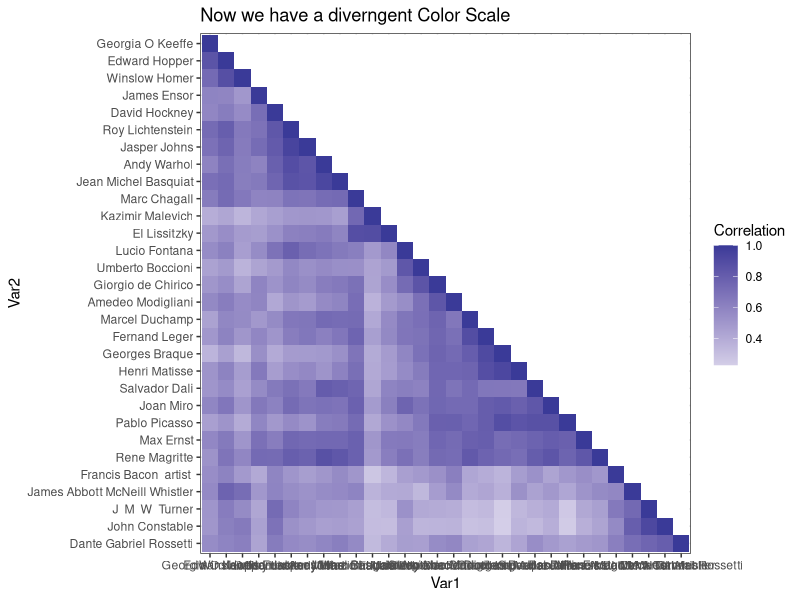
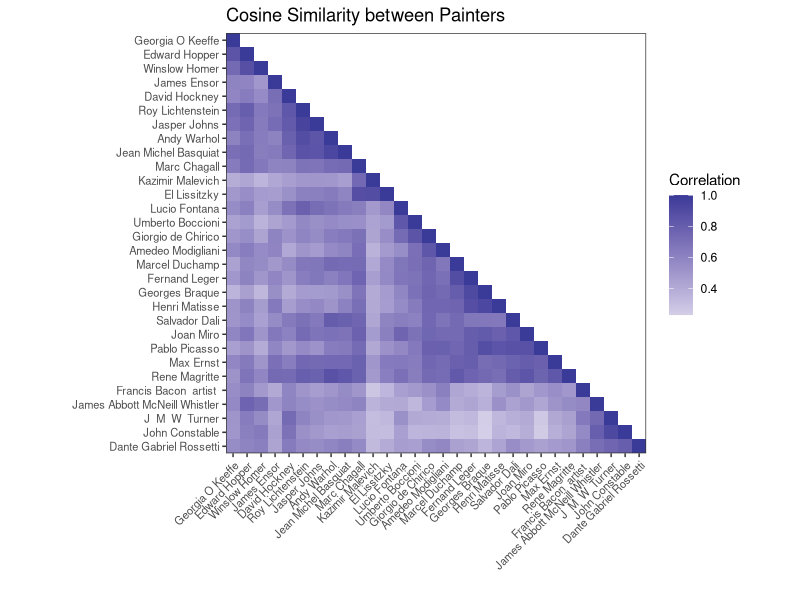
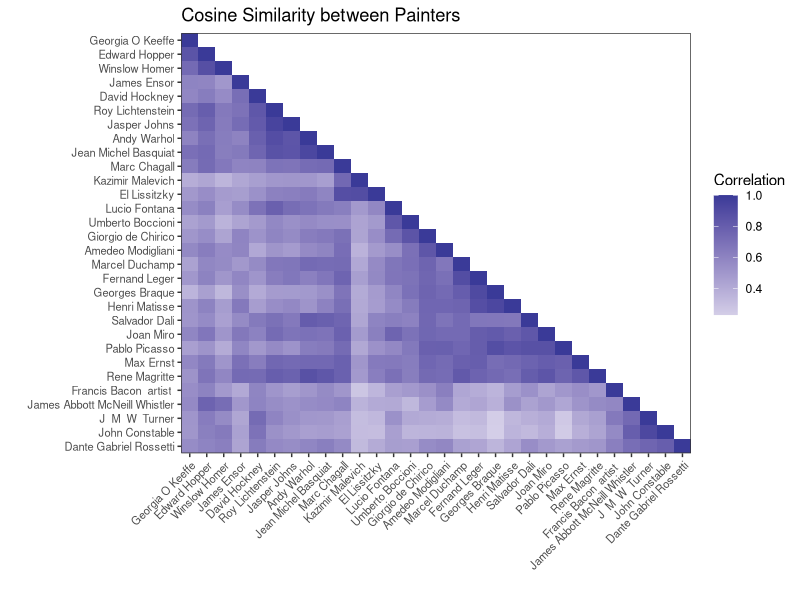
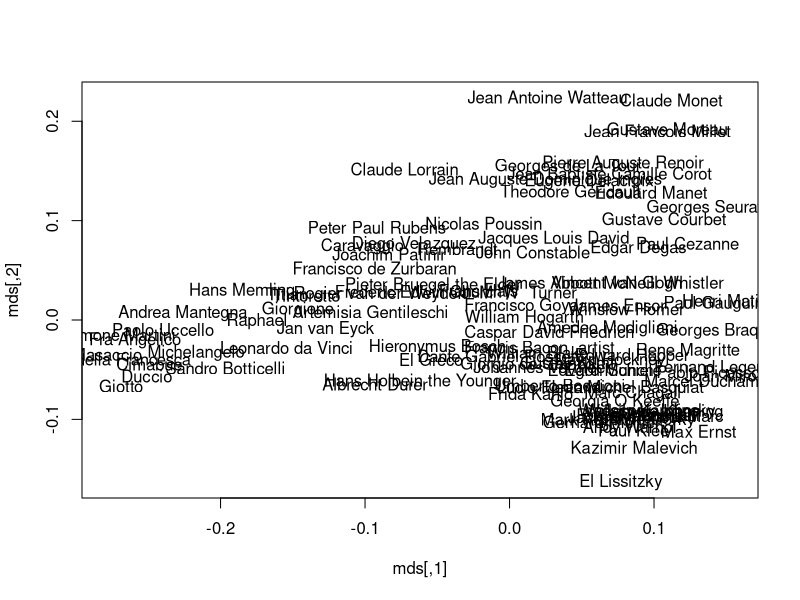
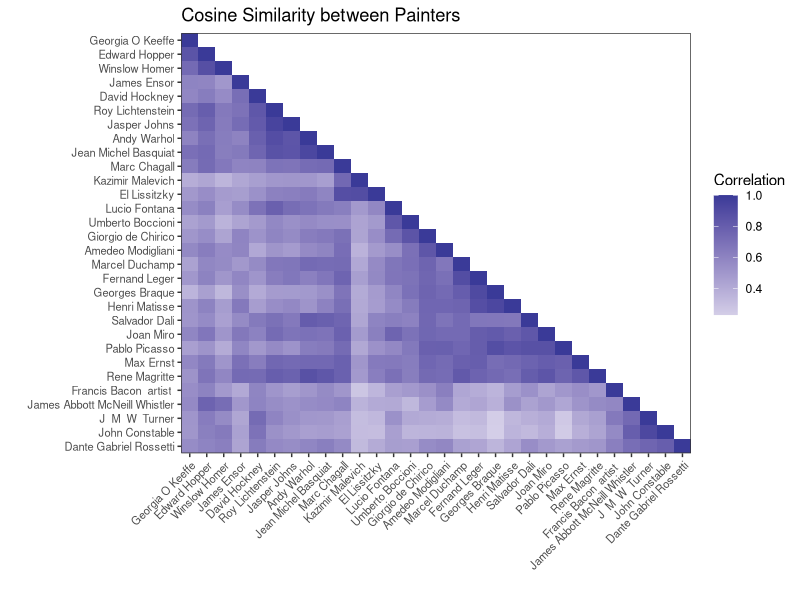

Here is the R script that generated these plots, in order: (Note: this script raises an error after producing the figures.)
library(reshape2)
library(ggplot2)

# set up ggplot theme
theme_set(theme_bw())
theme_update(legend.background = element_rect(colour="transparent", fill="transparent"),
	panel.grid.major = element_blank(),
	panel.grid.minor = element_blank()
)
corr <- read.csv("corr.csv")
corr <- as.matrix(corr)
colnames(corr) <- gsub("\\.", " ", colnames(corr))
rownames(corr) <- colnames(corr)
hc <- hclust(as.dist(exp(-corr)), 'ave')
perm <- hc$order
sub <- 31:60
corr.30 <- corr[perm[sub], perm[sub]]

corr.30[upper.tri(corr.30,diag=F)]<-NA #We only want to plot 1/2 the matrix

pd<-melt(t(corr.30),value.name='Correlation')

pd$Var2 <- factor(as.character(pd$Var2), levels=rev(as.character(levels(pd$Var1))))

p<-ggplot(data=pd,aes(x=Var1,y=Var2,fill=Correlation,label=Correlation))+geom_raster()
p<-p+geom_raster()+theme_bw()+labs(title='The Raw Plot')

p<-p+scale_fill_gradient2(name='Correlation',na.value='white') #create a diverging color gradient
p+labs(title='Now we have a diverngent Color Scale')

p<-p+theme(panel.border=element_rect(colour=NULL,fill=NULL),panel.grid.major=element_line(colour=NULL),axis.text=element_text(size=8),axis.text.x=element_text(size=8,angle=45, hjust = 1))

p<-p+scale_x_discrete(expand=c(0,0))+scale_y_discrete(expand=c(0,0))

p<-p+labs(x='',y='',title='Cosine Similarity between Painters')
p+coord_equal()

print(p)
ggsave(filename = "~/Dropbox/Slides/Insight/figure/similarity.png", width=7, height = 6)


## comparing three schools of painters

impressionist = c("Claude Monet", "Pierre Auguste Renoir", "Edgar Degas", "Georges Seurat")

classical= c("Raphael", "Sandro Botticelli", "Leonardo da Vinci", "Michelangelo")

dutch = c("Rembrandt", "Johannes Vermeer", "Peter Paul Rubens", "Frans Hals")

abstract= c("Mark Rothko", "Jackson Pollock", "Willem de Kooning", "Georgia O Keeffe")

post = c("Paul Cezanne", "Vincent van Gogh", "Paul Gauguin", "Henri Matisse")

index = match(c(impressionist, dutch, classical, abstract, post), rownames(corr))

index.impressionist = match(impressionist, rownames(corr))
index.classical = match(classical, rownames(corr))
index.dutch = match(dutch, rownames(corr))
index.abstract = match(abstract, rownames(corr))
index.post = match(post, rownames(corr))

corr.impressionist <- corr[index.impressionist, index.impressionist]
corr.classical <- corr[index.classical, index.classical]
corr.dutch <- corr[index.dutch, index.dutch]
corr.post <- corr[index.post, index.post]
corr.abstract <- corr[index.abstract, index.abstract]

mds <- cmdscale(as.dist((1-corr)/2))
plot(mds, type="n")
text(mds, labels=rownames(mds))
pdata=as.data.frame(mds[index, ])
colnames(pdata) <- c("x", "y")
pdata['label'] <- rownames(pdata)
pdata['genre'] <- rep(c("impressionist", "classical", "dutch", "abstract", 'post-imp'), rep(4, 5))

p <- ggplot(data=pdata, aes(x=x, y=y, label=label, color=factor(genre)))
p <- p + geom_text() + labs(x="Component 1", y="Component 2", title="Separation of Genres using Cosine Similarity") + scale_color_tableau()
print(p)
ggsave(filename = "~/Dropbox/Slides/Insight/figure/separation.png", width=10, height = 8)
text(mds[index, ], labels=rownames(mds[index, ]), col=rep(1:5, rep(4,5)))
